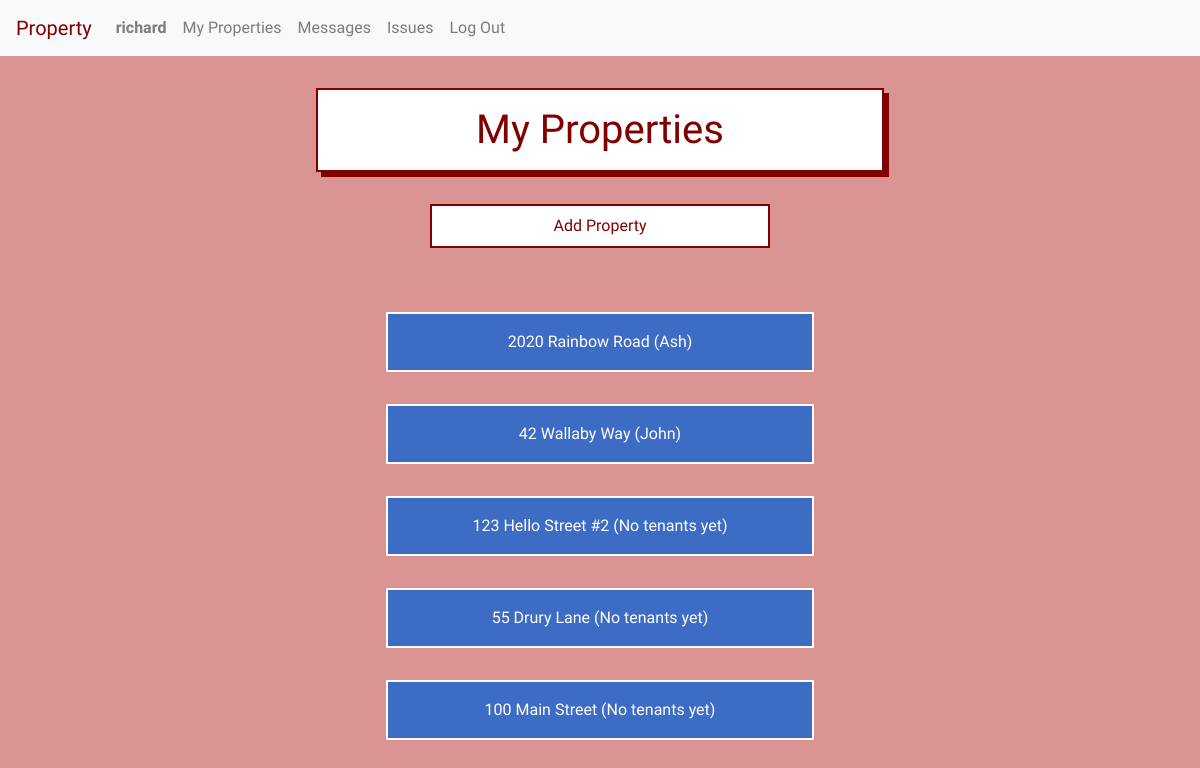
The app's page / (signed in), older data.
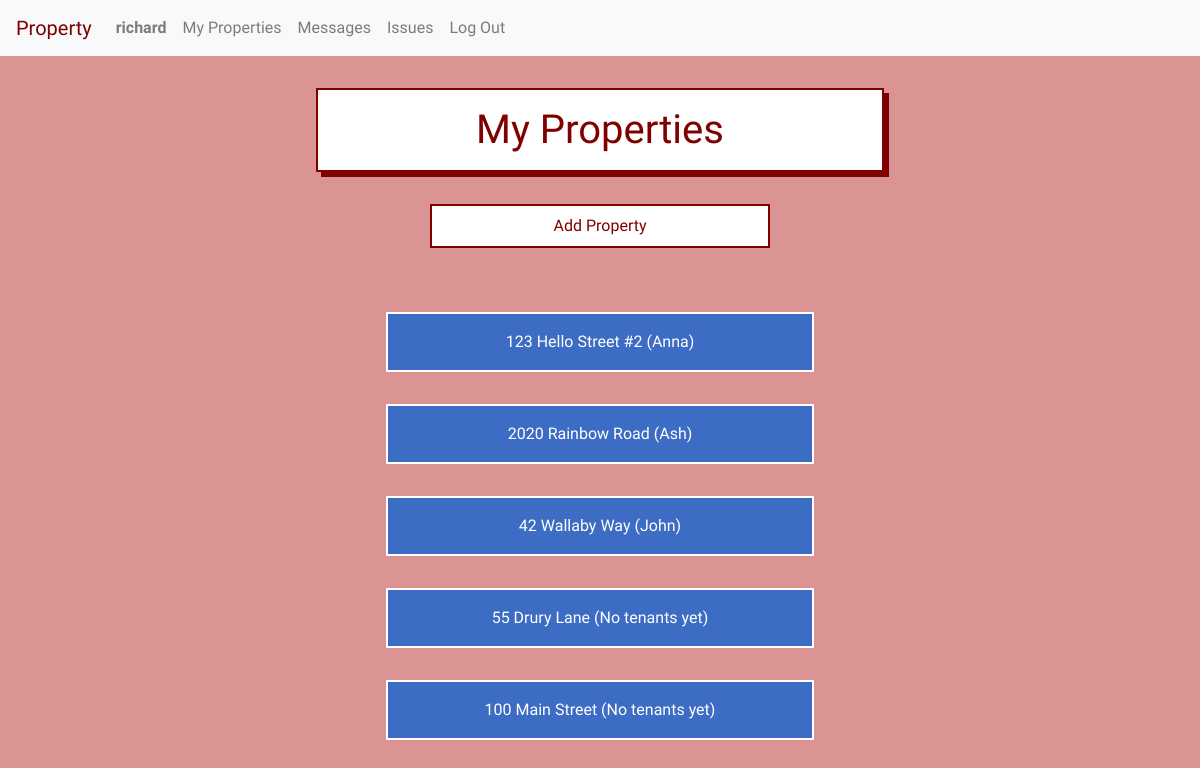
The same page, newer data.
### property/models.py (models this page shows, shortened)
class Unit(models.Model):
    manager = models.ForeignKey(User, on_delete=models.CASCADE, related_name="managers")
    tenant = models.ForeignKey(User, on_delete=models.CASCADE, related_name="tenants", blank=True, null=True)
    address = models.CharField(max_length=200)
    image = models.URLField(blank=True, default='', max_length=1000)
    def __str__(self):
        return f"{self.address}"

class User(AbstractUser):
    tenant = models.BooleanField(default=True)
    manager = models.BooleanField(default=False)

### property/views.py (the view, shortened to what this page needs)
# urls.py: path("", views.index, name="index"),
def index(request):
    if request.user.is_authenticated:
        if request.user.manager:
            try:
                units = Unit.objects.filter(manager=request.user).order_by('address').order_by('-tenant')
            except ObjectDoesNotExist:
                units = None
            print(units)
            return render(request, 'property/index.html', {
                "units": units
            })
    else:
        return render(request, 'property/login.html')

### property/templates/property/index.html (shortened to what this page needs)
{% extends "property/layout.html" %}
{% block body %}
    {% if user.manager %}
        {% if not units %}
            <br><br>
            <p> You have not registered any properties yet. </p>
            <p> Let's get started! </p>
            <div class="add-property-link">
                <a href="{% url 'add_property' %}">Add Property</a>
            </div>
        {% else %}
            <h1>My Properties</h1>
            <a href="{% url 'add_property' %}">
                <div class="add-property-link">
                    Add Property
                </div>
            </a>
            <div class="list-container">
                {% for unit in units %}
                <a href="{% url 'unit' unit.id %}">
                    <div class="listed-item-link">
                        {{unit}} {% if unit.tenant %} ({{unit.tenant.first_name}}) {% else %} (No tenants yet) {% endif %}
                    </div>
                </a>
                {% endfor %}
            </div>
        {% endif %}
    {% endif %}
{% endblock %}

Row changes from the older to the newer data that the page shows:
changed Unit "123 Hello Street #2": tenant.first_name (not shown) → "Anna"; tenant_id "(No tenants yet)" → "( )"; moves up the list
